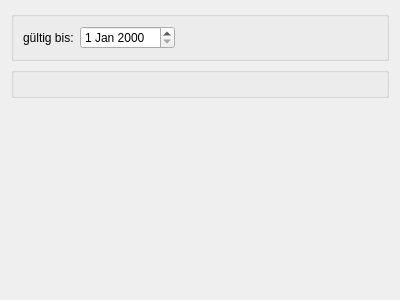
<?xml version="1.0" encoding="UTF-8"?>
<ui version="4.0">
 <class>Form</class>
 <widget class="QWidget" name="Form">
  <property name="geometry">
   <rect>
    <x>0</x>
    <y>0</y>
    <width>400</width>
    <height>300</height>
   </rect>
  </property>
  <property name="windowTitle">
   <string>Form</string>
  </property>
  <layout class="QVBoxLayout" name="verticalLayout">
   <item>
    <widget class="QgsCollapsibleGroupBox" name="mGroupBox">
     <layout class="QGridLayout" name="gridLayout">
      <item row="0" column="0">
       <widget class="QLabel" name="label">
        <property name="text">
         <string>gültig bis:</string>
        </property>
       </widget>
      </item>
      <item row="0" column="1">
       <layout class="QHBoxLayout" name="horizontalLayout">
        <item>
         <widget class="QDateEdit" name="dateEdit"/>
        </item>
        <item>
         <spacer name="horizontalSpacer">
          <property name="orientation">
           <enum>Qt::Horizontal</enum>
          </property>
          <property name="sizeHint" stdset="0">
           <size>
            <width>40</width>
            <height>20</height>
           </size>
          </property>
         </spacer>
        </item>
        <item>
         <widget class="QWidget" name="widget" native="true"/>
        </item>
       </layout>
      </item>
     </layout>
    </widget>
   </item>
   <item>
    <widget class="QgsCollapsibleGroupBox" name="mGroupBox_2"/>
   </item>
   <item>
    <spacer name="verticalSpacer">
     <property name="orientation">
      <enum>Qt::Vertical</enum>
     </property>
     <property name="sizeHint" stdset="0">
      <size>
       <width>20</width>
       <height>40</height>
      </size>
     </property>
    </spacer>
   </item>
  </layout>
 </widget>
 <customwidgets>
  <customwidget>
   <class>QgsCollapsibleGroupBox</class>
   <extends>QGroupBox</extends>
   <header>qgscollapsiblegroupbox.h</header>
   <container>1</container>
  </customwidget>
 </customwidgets>
 <resources/>
 <connections/>
</ui>
